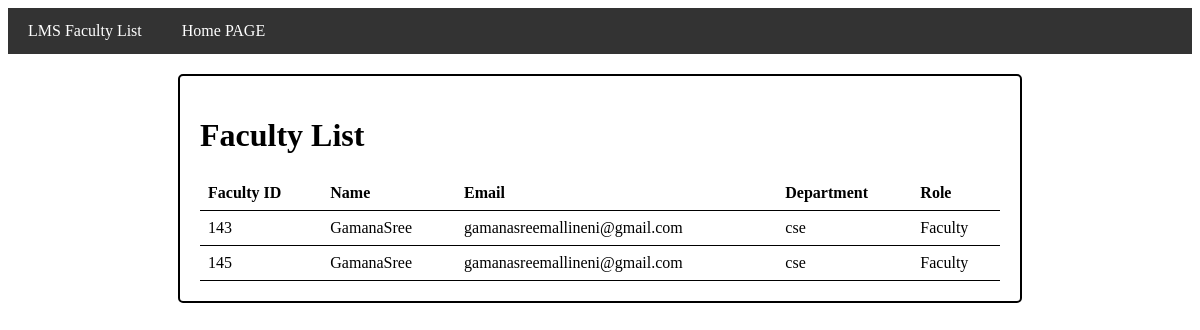
Page /faculty_list/ on the committed database.
### app/models.py (models this page shows, shortened)
class Faculty(models.Model):
    faculty_id = models.IntegerField(primary_key=True)
    name = models.CharField(max_length=100, null=False)
    email = models.EmailField(max_length=100, null=True, blank=True)
    password = models.CharField(max_length=255, null=False)
    department = models.ForeignKey(
        'Department', on_delete=models.CASCADE, null=False, related_name='faculty')
    role = models.CharField(
        default="Faculty", max_length=100, null=False, blank=True)
    photo = models.ImageField(upload_to='profile_pics', blank=True,
                              null=False, default='profile_pics/default_faculty.png')
    last_login = models.DateTimeField(auto_now=True)  # Add this field
    class Meta:
        verbose_name_plural = 'Faculty'

class Department(models.Model):
    department_id = models.AutoField(primary_key=True)
    name = models.CharField(max_length=100, null=False)
    description = models.TextField(null=True, blank=True)
    class Meta:
        verbose_name_plural = 'Departments'

### app/views.py (the view)
# urls.py: path('faculty_list/', views.faculty_list, name='faculty_list'),
def faculty_list(request):
    faculties = Faculty.objects.all()
    return render(request, 'faculty_list.html', {'faculties': faculties})

### Templates/faculty_list.html (shortened to what this page needs)
<!DOCTYPE html>
<html lang="en">
<head>
</head>
<body>
    <div class="navbar">
        <a href="#">LMS Faculty List</a>
        <a href="{% url 'admin_homepage' %}" class="action-button">Home PAGE</a>
    </div>
    <div class="container">
        <h1>Faculty List</h1>
        <table>
            <thead>
                <tr>
                    <th>Faculty ID</th>
                    <th>Name</th>
                    <th>Email</th>
                    <th>Department</th>
                    <th>Role</th>
                </tr>
            </thead>
            <tbody>
                {% for faculty in faculties %}
                <tr>
                    <td>{{ faculty.faculty_id }}</td>
                    <td>{{ faculty.name }}</td>
                    <td>{{ faculty.email }}</td>
                    <td>{{ faculty.department.name }}</td>
                    <td>{{ faculty.role }}</td>
                </tr>
                {% endfor %}
            </tbody>
        </table>
    </div>
</body>
</html>

### Templates/faculty_list.html (style rules this page uses)
.navbar { background-color: #333; overflow: hidden; margin-bottom: 20px; }
.navbar a { float: left; display: block; color: white; text-align: center; padding: 14px 20px; text-decoration: none; }
.container { margin: auto; padding: 20px; border: 2px solid black; border-radius: 5px; max-width: 800px; }
table { width: 100%; border-collapse: collapse; }
th, td { border-bottom: 1px solid black; padding: 8px; text-align: left; }

### rows in the picture
Faculty: faculty_id "143", name "GamanaSree", email "gamanasreemallineni@gmail.com", department.name "cse", role "Faculty"
Faculty: faculty_id "145", name "GamanaSree", email "gamanasreemallineni@gmail.com", department.name "cse", role "Faculty"
